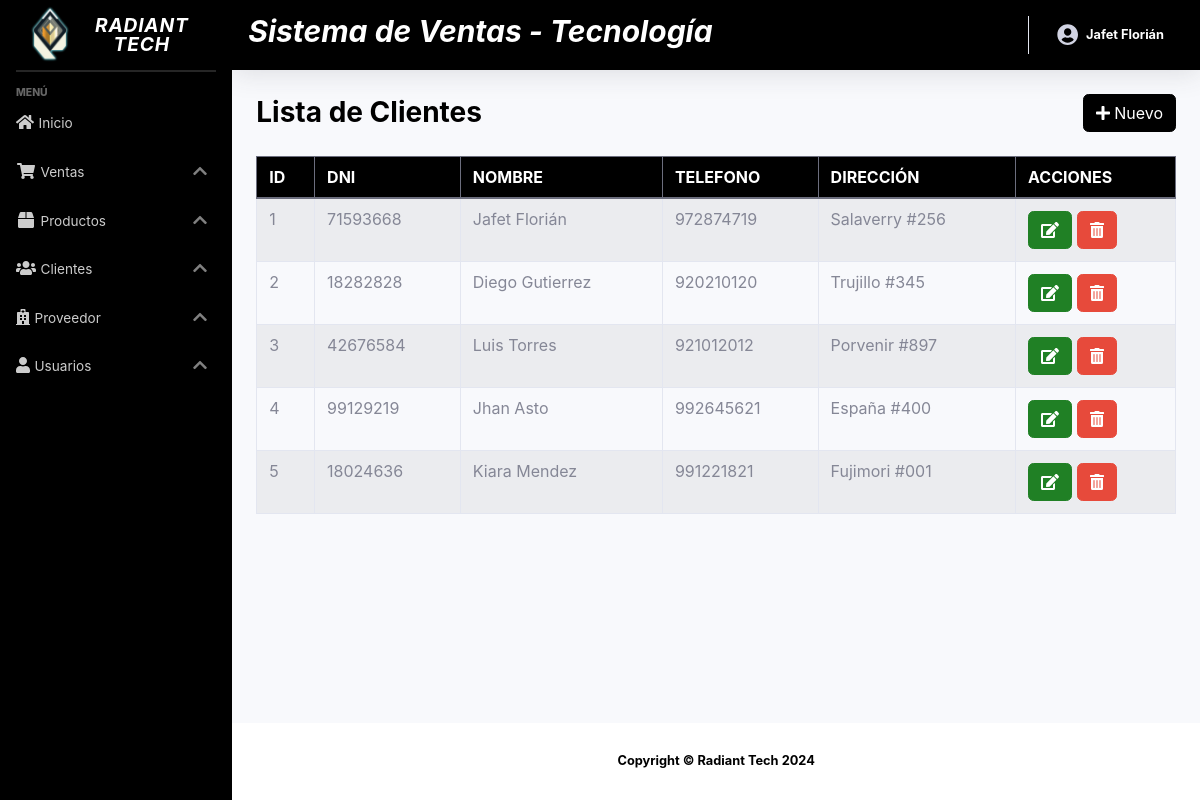
/sistema/lista_cliente.php (signed in), run on the app's committed database.
### tables this page shows
CREATE TABLE `cliente` (
  `idcliente` int(11) NOT NULL,
  `dni` int(8) NOT NULL,
  `nombre` varchar(100) NOT NULL,
  `telefono` int(15) NOT NULL,
  `direccion` varchar(200) NOT NULL,
  `usuario_id` int(11) NOT NULL
);

### sistema/lista_cliente.php (the view)
<?php include_once "includes/header.php"; ?>
<div class="container-fluid">
	<div class="d-sm-flex align-items-center justify-content-between mb-4">
		<h1 class="h3 mb-0 text-gray-800">Lista de Clientes</h1>
		<a href="registro_cliente.php" class="btn btn-primary">
				<i class="fas fa-plus"></i> Nuevo
			</a>
	</div>
	<div class="row">
		<div class="col-lg-12">
			<div class="table-responsive">
				<table class="table table-striped table-bordered" id="table">
					<thead class="thead-dark">
						<tr>
							<th>ID</th>
							<th>DNI</th>
							<th>NOMBRE</th>
							<th>TELEFONO</th>
							<th>DIRECCIÓN</th>
							<?php if ($_SESSION['rol'] == 1) { ?>
							<th>ACCIONES</th>
							<?php } ?>
						</tr>
					</thead>
					<tbody>
						<?php
						include "../conexion.php";
						$query = mysqli_query($conexion, "SELECT * FROM cliente");
						$result = mysqli_num_rows($query);
						if ($result > 0) {
							while ($data = mysqli_fetch_assoc($query)) { ?>
								<tr>
									<td><?php echo $data['idcliente']; ?></td>
									<td><?php echo $data['dni']; ?></td>
									<td><?php echo $data['nombre']; ?></td>
									<td><?php echo $data['telefono']; ?></td>
									<td><?php echo $data['direccion']; ?></td>
									<?php if ($_SESSION['rol'] == 1) { ?>
									<td>
										<a href="editar_cliente.php?id=<?php echo $data['idcliente']; ?>" class="btn btn-success"><i class='fas fa-edit'></i></a>
										<form action="eliminar_cliente.php?id=<?php echo $data['idcliente']; ?>" method="post" class="confirmar d-inline">
											<button class="btn btn-danger" type="submit"><i class='fas fa-trash-alt'></i> </button>
										</form>
									</td>
									<?php } ?>
								</tr>
						<?php }
						} ?>
					</tbody>
				</table>
			</div>
		</div>
	</div>
</div>
</div>
<?php include_once "includes/footer.php"; ?>

### data on the page
cliente: idcliente "1", dni "71593668", nombre "Jafet Florián", telefono "972874719", direccion "Salaverry #256"
cliente: idcliente "2", dni "18282828", nombre "Diego Gutierrez", telefono "920210120", direccion "Trujillo #345"
cliente: idcliente "3", dni "42676584", nombre "Luis Torres", telefono "921012012", direccion "Porvenir #897"
cliente: idcliente "4", dni "99129219", nombre "Jhan Asto", telefono "992645621", direccion "España #400"
cliente: idcliente "5", dni "18024636", nombre "Kiara Mendez", telefono "991221821", direccion "Fujimori #001"

### other printed values
$_SESSION['nombre'] "Jafet Florián"
